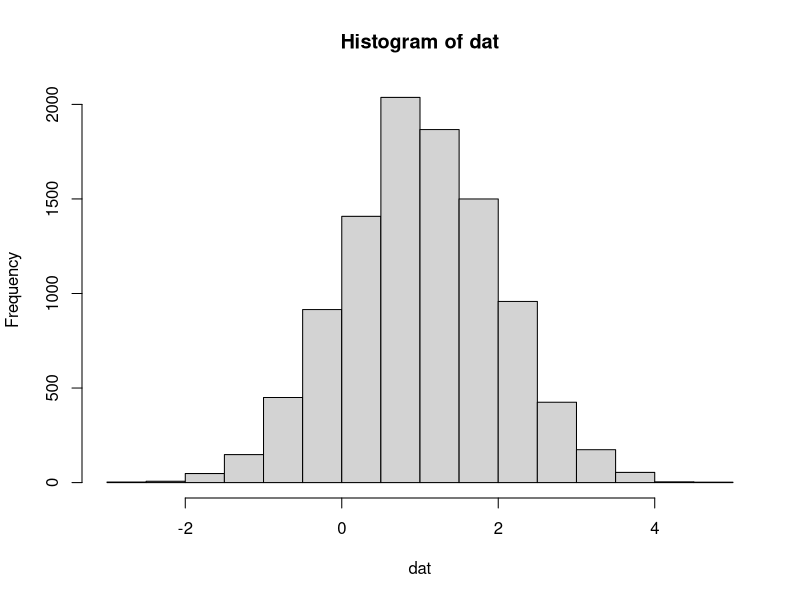
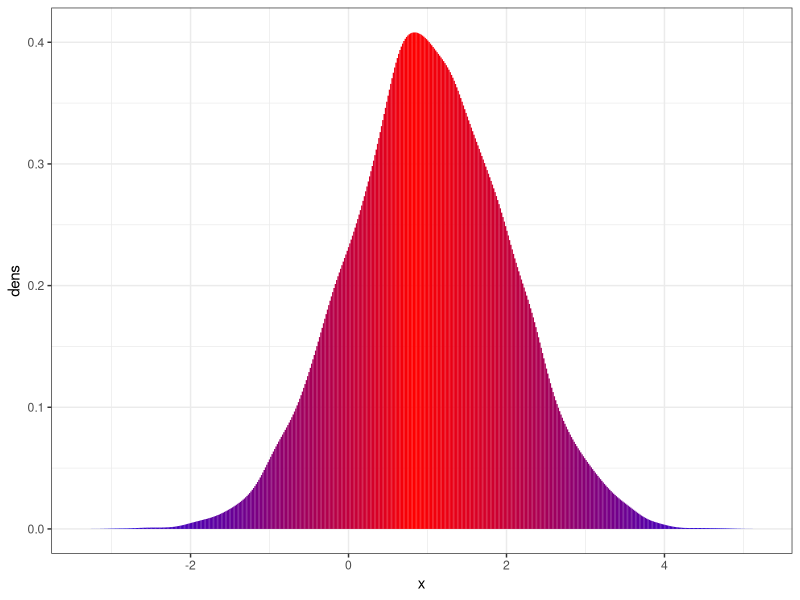
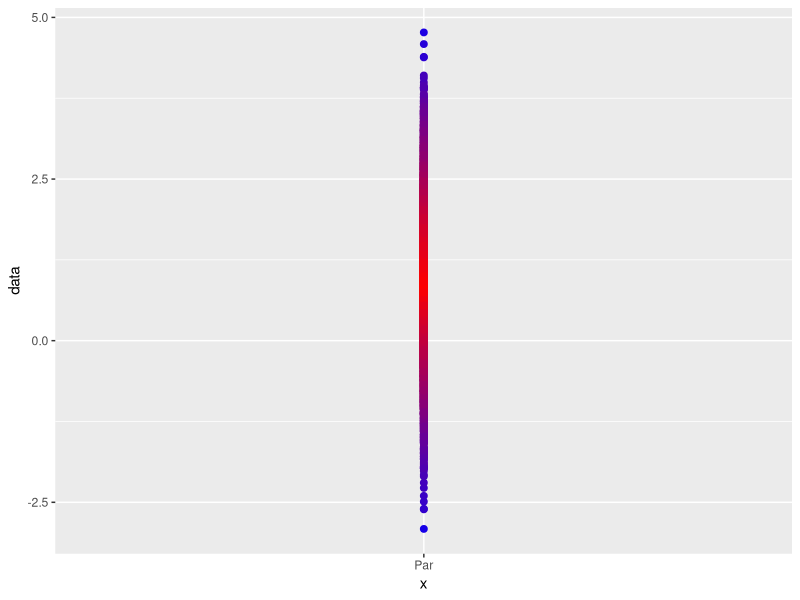
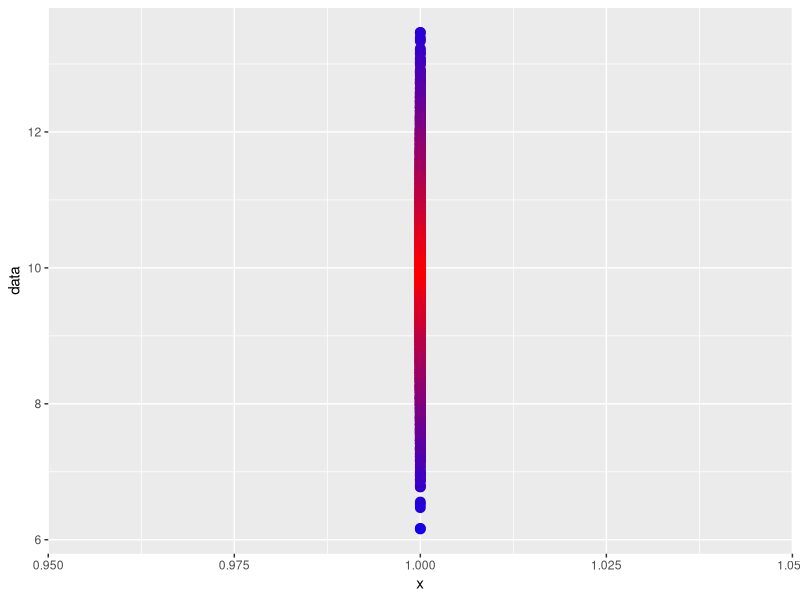
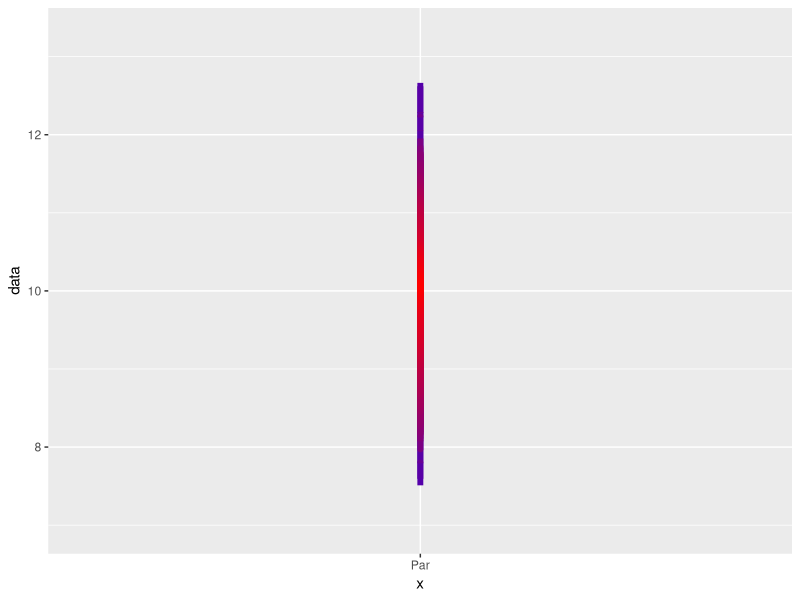
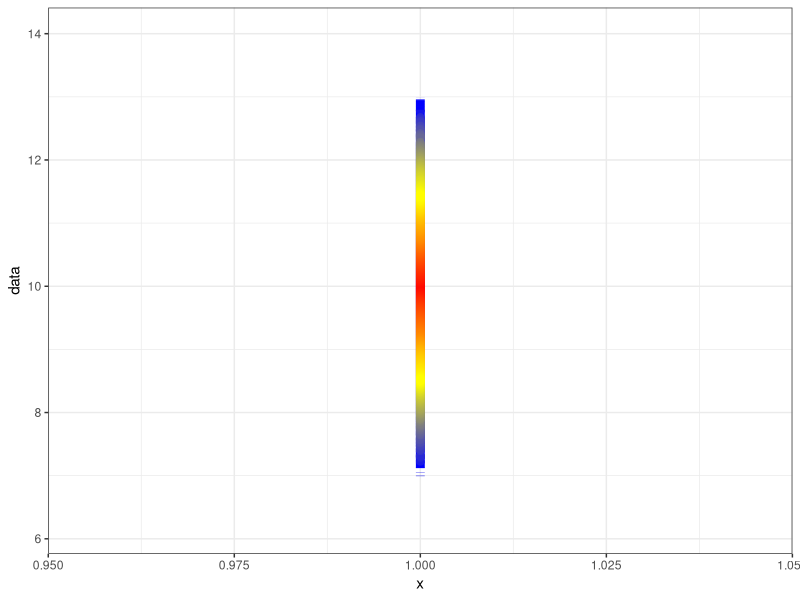
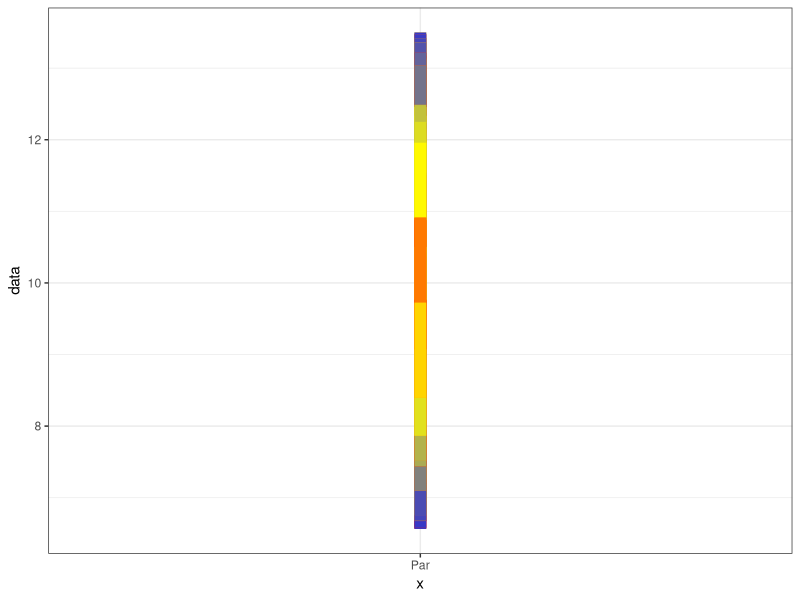
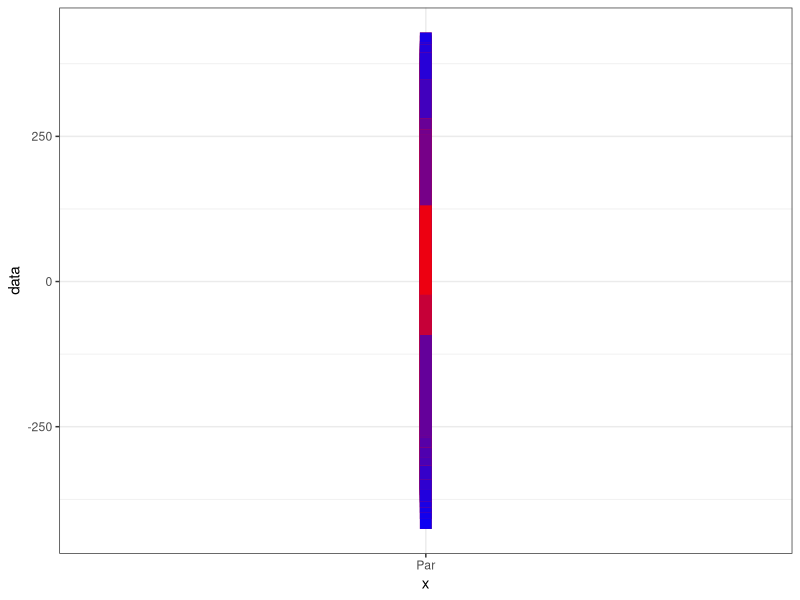

These charts were generated, in order, by the following R code:
## ---- chunk 1
library(ggplot2)
dat<-rnorm(10000,1)
hist(dat)
## ---- chunk 2
a<-density(dat)
d<-data.frame(x=a$x,dens=a$y)
## ---- chunk 3
rd<-d[order(d$dens),]
## ---- chunk 4
rd$cols<-colorRampPalette(c("blue","red"))(nrow(rd))
## ---- chunk 5
ggplot(rd,aes(x=x,y=dens,col=cols)) + geom_segment(yend=0,aes(xend=x)) + scale_color_identity() + theme_bw()
## ---- chunk 6
quant<-round(ecdf(rd$x)(dat)*nrow(rd))
## ---- chunk 7
ord<-rd[order(rd$x),]
cols<-ord$cols[quant]
toplot<-data.frame(data=dat,col=cols)
## ---- chunk 8
ggplot(toplot,aes(x="Par",y=data,col=col)) + geom_point(size=2) + scale_color_identity()
## ---- chunk 9
plotit<-function(dat,colors){
a<-density(dat)
d<-data.frame(x=a$x,dens=a$y)
rd<-d[order(d$dens),]
rd$cols<-colorRampPalette(colors)(nrow(rd))
quant<-round(ecdf(rd$x)(dat)*nrow(rd))
ord<-rd[order(rd$x),]
cols<-ord$cols[quant]
return(cols)  
}
## ---- chunk 10
d<-rnorm(10000,10)
toplot<-data.frame(data=d,col=plotit(d,c("blue","red")))
ggplot(toplot,aes(x=1,y=data,col=col)) + geom_point(size=3) + scale_color_identity()
## ---- chunk 11
d<-rnorm(1000,10)
toplot<-data.frame(data=d,col=plotit(d,c("blue","red")))
ggplot(toplot,aes(x="Par",y=data,col=col)) + geom_line(size=2) + scale_color_identity()
## ---- chunk 12
d<-rnorm(10000,10)
toplot<-data.frame(data=d,col=plotit(d,c("black","blue","yellow","red")))
ggplot(toplot,aes(x=1,y=data,col=col)) + geom_line(size=3) + scale_color_identity() + theme_bw()
## ---- chunk 13
plotit<-function(dat,colors){
a<-density(dat)
d<-data.frame(x=a$x,dens=a$y)
rd<-d[order(d$dens),]
rd$cols<-colorRampPalette(colors,alpha=T)(nrow(rd))
quant<-round(ecdf(rd$x)(dat)*nrow(rd))
ord<-rd[order(rd$x),]
cols<-ord$cols[quant]
return(cols)  
}
## ---- chunk 14
d<-rnorm(10000,10)
toplot<-data.frame(data=d,col=plotit(d,c("blue","yellow","red")))
ggplot(toplot,aes(x="Par",y=data,col=col)) + geom_line(size=4,aes(group=1)) + scale_color_identity() + theme_bw()
## ---- chunk 15
d<-rnorm(100000,10,100)
toplot<-data.frame(data=d,col=plotit(d,c("blue","red")))
ggplot(toplot,aes(x="Par",y=data,col=col)) + geom_line(size=4,aes(group=1)) + scale_color_identity() + theme_bw()
## ---- chunk 16
d<-rpois(1000,10)
toplot<-data.frame(data=d,col=plotit(d,c("blue","red")))
ggplot(toplot,aes(x="Par",y=data,col=col)) + geom_point(size=3) + scale_color_identity()
## ---- chunk 17
d<-rpois(1000,10)
toplot<-data.frame(data=d,col=plotit(d,c("blue","red")))
ggplot(toplot,aes(x="Par",y=data,col=col)) + geom_line() + scale_color_identity()
